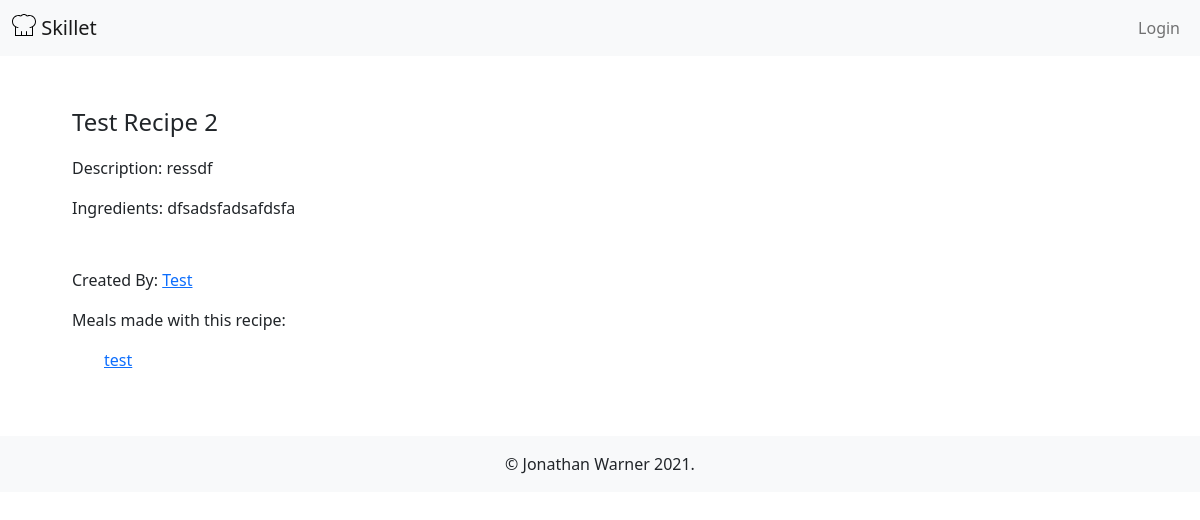
Page /view_recipe/1 on the earlier database version.
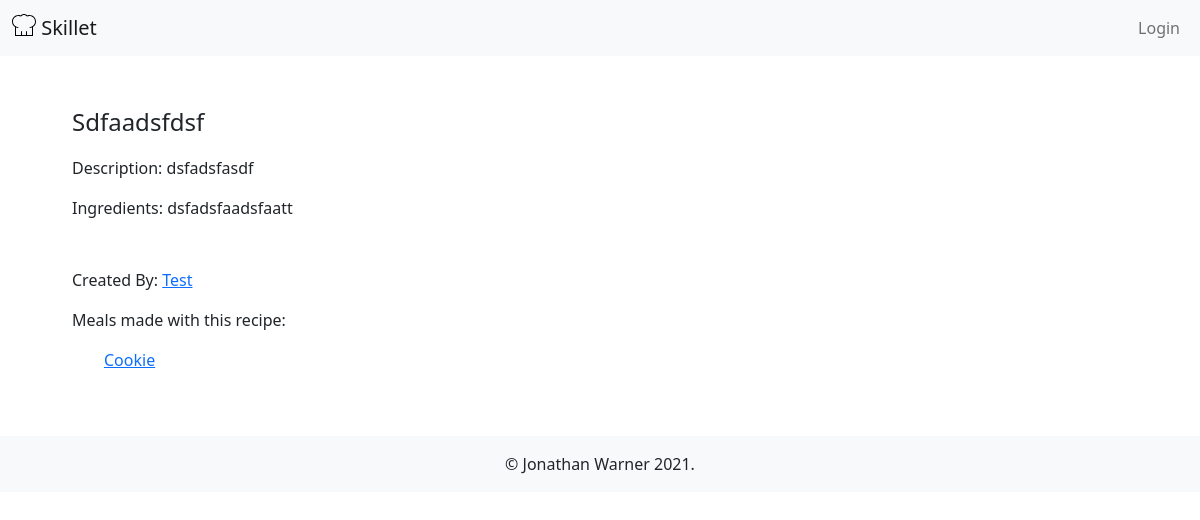
Same page on the later database version.
### skillet/models.py (models this page shows, shortened)
class Recipe(db.Model):
    __tablename__ = 'recipe'
    id = db.Column(db.Integer, primary_key=True)
    name = db.Column(db.String(80), nullable=False)
    description = db.Column(db.String(300), nullable=False)
    ingredients = db.Column(db.String(300), nullable=False)
    instructions = db.Column(db.String(300), nullable=False)
    created_by_id = db.Column(db.Integer, db.ForeignKey('user.id'))
    created_by = db.relationship('User')
    meals = db.relationship(
        'Meal', secondary='meal_recipes', back_populates="recipes")

class User(UserMixin, db.Model):
    __tablename__ = 'user'
    id = db.Column(db.Integer, primary_key=True)
    email = db.Column(db.String(80), nullable=False, unique=True)
    username = db.Column(db.String(80), nullable=False)
    password = db.Column(db.String(200), nullable=False)
    date_created = db.Column(db.DateTime, nullable=False)
    last_active = db.Column(db.DateTime, nullable=False)
    recipes = db.relationship('Recipe', backref='user')
    meals = db.relationship('Meal', backref='user')

class Meal(db.Model):
    __tablename__ = 'meal'
    id = db.Column(db.Integer, primary_key=True)
    name = db.Column(db.String(80), nullable=False)
    description = db.Column(db.String(100), nullable=True)
    date_prepared = db.Column(db.DateTime, nullable=False)
    img_url = db.Column(db.String(150), nullable=False)
    created_by_id = db.Column(db.Integer, db.ForeignKey('user.id'))
    created_by = db.relationship('User')
    recipes = db.relationship(
        'Recipe', secondary="meal_recipes", back_populates='meals')

### skillet/post/routes.py (the view)
@post.route('/view_recipe/<id>')
def view_recipe(id):
    recipe = Recipe.query.get(id)
    return render_template('recipe_detail.html', recipe=recipe)

### skillet/templates/recipe_detail.html (shortened to what this page needs)
{% extends 'base.html' %}
{% block content %}
<section class="p-5 d-flex">
    <div class="mx-4">
        <p class="fs-4">{{recipe.name.title()}}</p>
        <p>Description: {{recipe.description}}</p>
        <p>Ingredients: {{recipe.ingredients}}</p>
        <p class="mt-5">Created By:
            <a href="/profile/{{recipe.created_by.id}}">{{recipe.created_by.username.title()}}</a>
        </p>
        <div>
            <p>Meals made with this recipe:</p>
            <ul>
                {% for meal in recipe.meals %}
                <a href="/view_meal/{{meal.id}}">{{meal.name}}</a>
                {% endfor %}
            </ul>
        </div>
    </div>
</section>
{% endblock content %}

### skillet/templates/base.html (shortened to what this page needs)
<!DOCTYPE html>
<html lang="en">
<head>
    <link href="https://cdn.jsdelivr.net/npm/bootstrap@5.0.0-beta2/dist/css/bootstrap.min.css" rel="stylesheet"
>
    <link href="{{ url_for('static', filename='styles.css') }}" rel="stylesheet">
</head>
<body>
    <nav class="navbar navbar-expand-lg navbar-light bg-light">
        <div class="container-fluid">
            <a class="navbar-brand" href="/">
                Skillet
            </a>
            <div class="collapse navbar-collapse" id="navbarSupportedContent">
                <ul class="navbar-nav ms-auto">
                    {% if current_user.is_authenticated %}
                    <li>
                        <a class="nav-link" href="/logout">Logout</a>
                    </li>
                    <li>
                        <a class="nav-link profile-icon" href="/profile/{{current_user.id}}">
                            <svg xmlns="http://www.w3.org/2000/svg" width="24" height="24" viewBox="0 0 24 24"
                                fill="#555555">
                                <path
                                    d="M12 0c-6.627 0-12 5.373-12 12s5.373 12 12 12 12-5.373 12-12-5.373-12-12-12zm0 22c-3.123 0-5.914-1.441-7.749-3.69.259-.588.783-.995 1.867-1.246 2.244-.518 4.459-.981 3.393-2.945-3.155-5.82-.899-9.119 2.489-9.119 3.322 0 5.634 3.177 2.489 9.119-1.035 1.952 1.1 2.416 3.393 2.945 1.082.25 1.61.655 1.871 1.241-1.836 2.253-4.628 3.695-7.753 3.695z" />
                            </svg>
                        </a>
                    </li>
                    </form>
                    {% else %}
                    <li class="nav-item">
                        <a class="nav-link" href="/login">Login</a>
                    </li>
                    {% endif %}
                </ul>
            </div>
        </div>
    </nav>
    {% block content %}{% endblock %}
    <footer class="text-center p-3 bg-light text-dark">
        <p class="fs-6 m-0"> &copy; Jonathan Warner 2021.</p>
    </footer>
</body>
</html>

### skillet/static/styles.css (style rules this page uses)
.fs-6 { font-size: 0.2em; }

Differences in the rows shown:
changed Recipe: name "Test Recipe 2" → "Sdfaadsfdsf"; description "ressdf" → "dsfadsfasdf"; ingredients "dfsadsfadsafdsfa" → "dsfadsfaadsfaatt"
changed Meal: name "test" → "Cookie"
